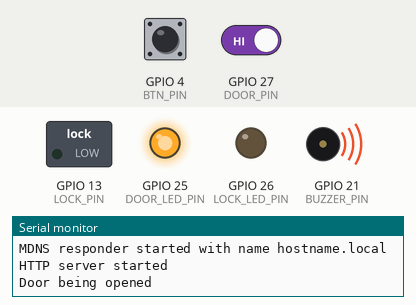
Simulated run of this sketch. Board: ESP32. Parts: switched loads named in the sketch (green lamp = pin HIGH), output pins drawn as LEDs (lit = HIGH), buzzer (waves = sounding, pin HIGH), the last lines printed to the serial monitor. The test bench sets the inputs (shaded band); at power-on: GPIO 4 (BTN_PIN) HIGH, GPIO 27 (DOOR_PIN) HIGH. WiFi joins after 1.5 s; servers stay silent unless stated.

Above: at 2.7 s.
2.8 s: GPIO 4 (BTN_PIN) pulled LOW for 0.15 s
At 4.0 s:
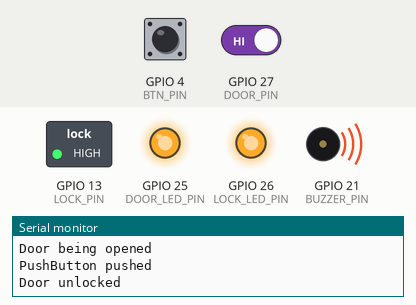
4.4 s: GPIO 27 (DOOR_PIN) driven LOW
At 5.4 s:
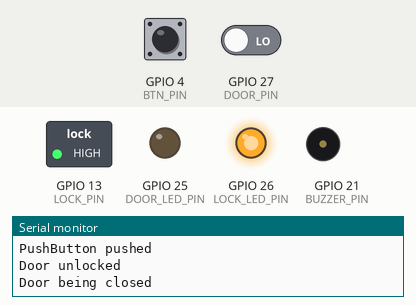
7.4 s: GPIO 27 (DOOR_PIN) driven HIGH
At 7.7 s:
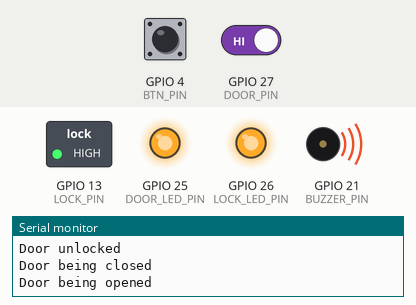
8.9 s: GPIO 4 (BTN_PIN) driven LOW and GPIO 27 (DOOR_PIN) driven LOW
At 11.0 s:
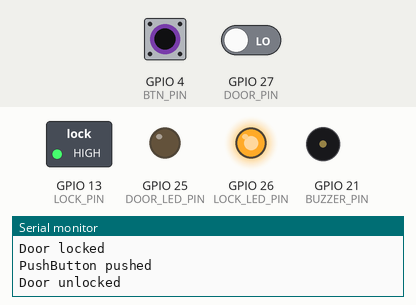
Timing chart, 0 to 12.5 s (numbered marks = the images above; inputs shaded):
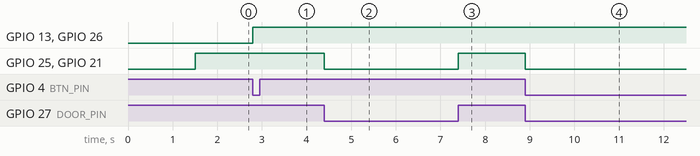

The sketch:

DoorLock.ino
```cpp
// (licence header left out)
// Load Wi-Fi library
#include <WiFi.h>
#include <WiFiClient.h>
#include <WebServer.h>
#include <ESPmDNS.h>

#define LOCK_LED_PIN 26    // A0
#define DOOR_LED_PIN 25    // A1
#define LOCK_PIN 13
#define BTN_PIN 4          // A5
#define DOOR_PIN 27
#define BUZZER_PIN 21

const String API_VER = "1.0";

// Network credentials
const char* ssid = "ssid";
const char* password = "password";
const char* mDNSName = "hostname";

// Construct web server on port 80
WebServer server(80);

// Variables
int btnState = HIGH; // button not released by default
int reedState = LOW; // door closed by default
// Lock related variables
bool isLocked = true;
unsigned long lastUnlockTime = 0;        // The last time unlocked
unsigned long unlockTimeout = 5000;      // Millisecond. For auto-relock
// Door sensor related variables
bool isDoorOpened = false;
bool detectDoorOpened = true;
unsigned long lastDoorBounceTime = 0;    // Bounce time for reed sensor
unsigned long doorBounceDelta = 300;     // Millisecond
unsigned long autoRelockDelay = 1500;    // Delay auto relock for door close

void lock() {
  digitalWrite(LOCK_LED_PIN, LOW);
  digitalWrite(LOCK_PIN, LOW);
  Serial.println("Door locked");
  isLocked = true;
}

void unlock() {
  digitalWrite(LOCK_LED_PIN, HIGH);
  digitalWrite(LOCK_PIN, HIGH);
  Serial.println("Door unlocked");
  isLocked = false;
  lastUnlockTime = millis();
}

void handlePushButton() {
  btnState = digitalRead(BTN_PIN);
  if (isLocked && btnState == LOW) {
    Serial.println("PushButton pushed");
    unlock();
  }
}

void handleDoorState() {
  reedState = digitalRead(DOOR_PIN);
  // If the door is opened at the first time
  if (reedState == HIGH && !isDoorOpened && (millis() - lastDoorBounceTime) > doorBounceDelta) {
    digitalWrite(BUZZER_PIN, HIGH);
    digitalWrite(DOOR_LED_PIN, HIGH);
    isDoorOpened = true;
    Serial.println("Door being opened");
    lastDoorBounceTime = millis();
  }
  // If the door being closed from open state
  if (reedState == LOW && isDoorOpened && (millis() - lastDoorBounceTime) > doorBounceDelta) {
    digitalWrite(BUZZER_PIN, LOW);
    digitalWrite(DOOR_LED_PIN, LOW);
    isDoorOpened = false;
    Serial.println("Door being closed");
    lastDoorBounceTime = millis();
  }
}

// Relock the door after delta time if the door is not opened (delay for door close bounce)
void handleAutoRelock() {
  if (!isLocked && !isDoorOpened && (millis() - lastUnlockTime) > unlockTimeout && (millis() - lastDoorBounceTime + doorBounceDelta) > autoRelockDelay) {
    Serial.println("Auto-relock");
    lock();
  }
}

// show lock page and lock status
void retrivePage() {
  int lock_state = digitalRead(LOCK_PIN);
  String html = "<!DOCTYPE html><html>\n";
  html += "<head><meta name=\"viewport\" content=\"width=device-width, initial-scale=1\">\n";
  html += "<link rel=\"icon\" href=\"data:,\">\n";
  html += "<meta http-equiv=\"refresh\" content=\"30\">\n";
  // CSS to style the on/off buttons
  html += "<style>html { font-family: Helvetica; display: inline-block; margin: 0px auto; text-align: center;}\n";
  html += ".btn { border: none; color: white; padding: 16px 40px;\n";
  html += "text-decoration: none; font-size: 30px; margin: 2px; cursor: pointer;}\n";
  html += ".lock_btn { background-color: #C40D0D; }\n";
  html += ".unlock_btn { background-color: #4CAF50; }\n";
  html += ".locked { color: #4CAF50; }\n";
  html += ".unlocked { color: #C40D0D; }\n";
  html += ".copyright { font-size: 10px; color: #AAAAAA; }</style></head>\n";
  // HTML body
  html += "<body><h1>ESP32 IoT Door Lock v" + API_VER + "</h1>\n";
  html += "<form method=\"POST\">\n";

  // Display current state and LOCK/UNLOCK button
  if (!lock_state) {
    html += "<p>Lock State <span class=\"locked\">locked</span></p>\n";
    html += "<input type=\"hidden\" name=\"act\" value=\"unlock\" />\n";
    html += "<p><button class=\"btn unlock_btn\">UNLOCK</button></p>\n";
  } else {
    html += "<p>Lock State <span class=\"unlocked\">unlocked</span></p>\n";
    html += "<input type=\"hidden\" name=\"act\" value=\"lock\" />\n";
    html += "<p><button class=\"btn lock_btn\">LOCK</button></p>\n";
  }

  html += "</form>\n";
  html += "<p class=\"copyright\">&copy; 2019 Mickey Chan</p>\n";
  html += "</body></html>";
  server.send(200, "text/html", html);
}

// handle post requests
void handleQuery() {
  String action = server.arg("act");
  if (action == "lock") {
    lock();
  } else if (action == "unlock") {
      unlock();
  }
  delay(500);
  retrivePage();
}

// return lock and door status in JSON format
void retriveState() {
  char response[255];
  sprintf(response, "{\"uptime\": %ld, \"lock\":\"%s\",\"door\":\"%s\"}",
    millis(),
    digitalRead(LOCK_PIN) ? "unlocked" : "locked",
    digitalRead(DOOR_PIN) ? "opened" : "closed");
  server.send(200, "application/json", response);
}

void setup() {
  Serial.begin(115200);
  // Initialize outputs
  pinMode(LOCK_LED_PIN, OUTPUT);
  pinMode(DOOR_LED_PIN, OUTPUT);
  pinMode(LOCK_PIN, OUTPUT);
  pinMode(BUZZER_PIN, OUTPUT);
  // Initialize input with pull-up
  pinMode(BTN_PIN, INPUT_PULLUP);
  pinMode(DOOR_PIN, INPUT_PULLUP);
  // Set outputs to LOW
  digitalWrite(LOCK_LED_PIN, LOW);
  digitalWrite(DOOR_LED_PIN, LOW);
  digitalWrite(LOCK_PIN, LOW);
  digitalWrite(BUZZER_PIN, LOW);

  // Connect Wi-Fi
  WiFi.mode(WIFI_STA);
  WiFi.begin(ssid, password);
  while (WiFi.status() != WL_CONNECTED) {
    delay(500);
    Serial.print(".");
  }
  // Print local IP address and start web server
  Serial.println("");
  Serial.print("WiFi connected to ");
  Serial.println(ssid);
  Serial.println("IP address: ");
  Serial.println(WiFi.localIP());

  if (MDNS.begin(mDNSName)) {
    char buf[255];
    sprintf(buf, "MDNS responder started with name %s.local", mDNSName);
    Serial.println(buf);
  }

  // Setup server and route handlers
  server.on("/", HTTP_GET, retrivePage);           // Query lock page and lock state
  server.on("/", HTTP_POST, handleQuery);          // Set lock state
  server.on("/status", HTTP_GET, retriveState);   // Query lock and door state
  server.begin();
  Serial.println("HTTP server started");
}

void loop() {
  server.handleClient();

  handlePushButton();
  handleDoorState();
  handleAutoRelock();
}
```

Measured:
- after the input at 2.8 s, GPIO 13 (LOCK_PIN), GPIO 26 (LOCK_LED_PIN): LOW → HIGH at once
- after the input at 4.4 s, GPIO 25 (DOOR_LED_PIN), GPIO 21 (BUZZER_PIN): HIGH → LOW at once
- after the input at 7.4 s, GPIO 13 (LOCK_PIN), GPIO 26 (LOCK_LED_PIN): stays HIGH (without the input it goes to LOW after 0.40 s); GPIO 25 (DOOR_LED_PIN), GPIO 21 (BUZZER_PIN): LOW → HIGH at once
- after the input at 8.9 s, GPIO 25 (DOOR_LED_PIN), GPIO 21 (BUZZER_PIN): HIGH → LOW at once
